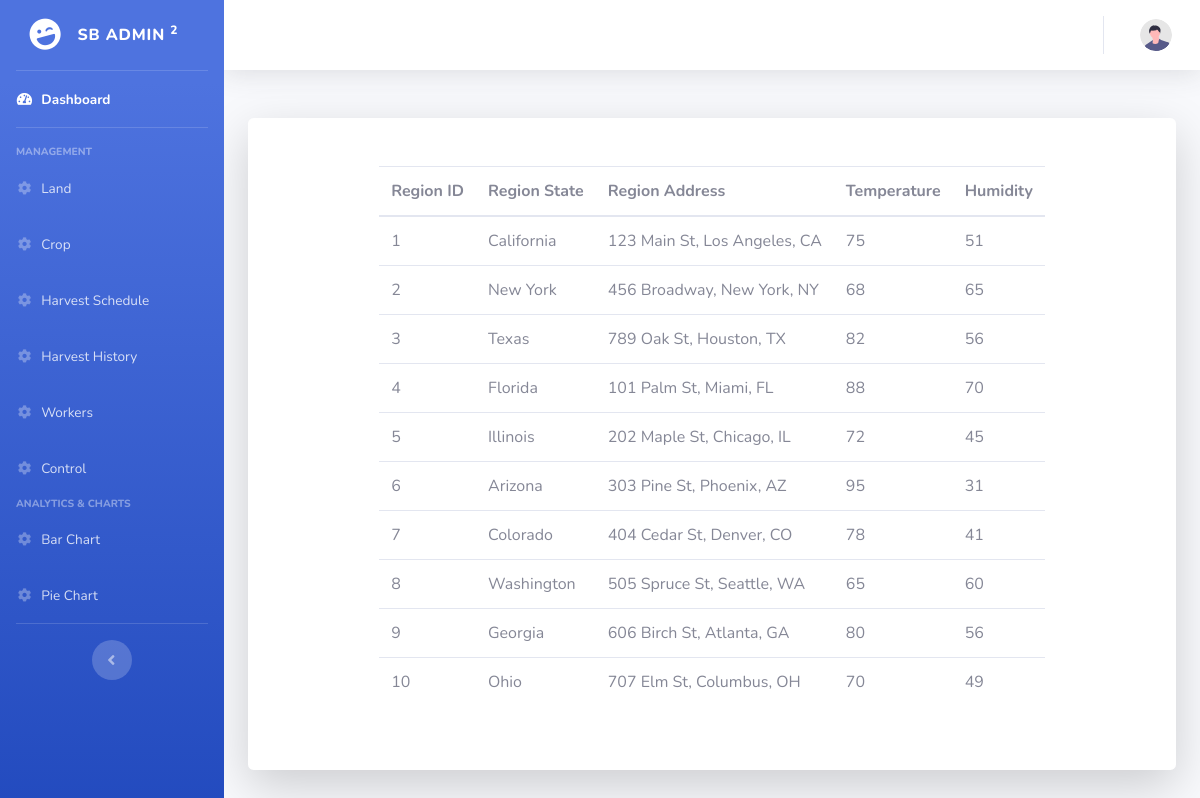
Screenshot of /pages/view_region.php (signed in) with the database file from the repository.
### tables this page shows
create table REGION
(
   RID                  int not null auto_increment,
   RSTATE               varchar(255) not null,
   RADDRESS             varchar(255) not null,
   RTEMP                int,
   RHUMIDITY            decimal,
   primary key (RID)
);

### classes/Connection.php (called while the page is built, shortened)
<?php
class Connection {
    private $host = "localhost";
    private $db = "agrirms";
    private $username = "root";
    private $password = "";
    function connect() {
        $this->con = mysqli_connect($this->host, $this->username, $this->password, $this->db);
        return $this->con;
    }
    function executeQuery($query) {
        $conn = $this->connect();
        $result = mysqli_query($conn, $query);
        return $result;
    }
    function fetchRow($result) {
        if ($result instanceof mysqli_result) {
            return mysqli_fetch_assoc($result);
        } else {
            return [];
        }
    }
    function getNumRows($result) {
        return mysqli_num_rows($result);
    }
}
?>

### pages/view_region.php (the view, shortened to what this page needs)
<?php
require_once BASE_PATH . '/includes/header.php';
require_once BASE_PATH . "/includes/sidebar.php";
require_once BASE_PATH . "/includes/topbar.php";
require_once BASE_PATH . '/classes/Connection.php';
if (!isset($_SESSION['user'])) {
    redirectPage('../index.php', 3);
} else {
$connection = new Connection();
$query = "SELECT * FROM region";
$result = $connection->executeQuery($query);
if ($connection->getNumRows($result) > 0) {
     echo '<div class="container">
        <div class="card o-hidden border-0 shadow-lg my-5">
            <div class="card-body p-0">
                <div class="row">
                    <div class="mx-auto">
                        <div class="p-5">';
    echo '<table class="table"><thead><tr><th scope="col">Region ID</th><th scope="col">Region State</th><th scope="col">Region Address</th><th scope="col">Temperature</th><th scope="col">Humidity</th>';
    while ($row = $connection->fetchRow($result)) {
        echo '<tr>';
        echo '<td>' . $row["RID"] . '</td>';
        echo '<td>' . $row["RSTATE"] . '</td>';
        echo '<td>' . $row["RADDRESS"] . '</td>';
        echo '<td>' . $row["RTEMP"] . '</td>';
        echo '<td>' . $row["RHUMIDITY"] . '</td>';
        echo '</tr>';
    }
    echo '</tbody></table>';
    echo '</div>
                    </div>
                </div>
            </div>
        </div>
    </div>';
}
}
?>

### includes/header.php (shortened to what this page needs)
<!DOCTYPE html>
<html lang="en">
<head>
    <link href="<?php echo HOST; ?>/vendor/fontawesome-free/css/all.min.css" rel="stylesheet" type="text/css">
    <link href="<?php echo HOST; ?>/css/sb-admin-2.min.css" rel="stylesheet">
</head>
<body class="bg-gradient-primary">

### includes/sidebar.php
<div id="wrapper">
    <ul class="navbar-nav bg-gradient-primary sidebar sidebar-dark accordion" id="accordionSidebar">
        <a class="sidebar-brand d-flex align-items-center justify-content-center" href="<?php echo HOST; ?>/pages/dashboard.php">
            <div class="sidebar-brand-icon rotate-n-15">
                <i class="fas fa-laugh-wink"></i>
            </div>
            <div class="sidebar-brand-text mx-3">SB Admin <sup>2</sup></div>
        </a>
        <hr class="sidebar-divider my-0">
        <li class="nav-item active">
            <a class="nav-link" href="<?php echo HOST; ?>/pages/dashboard.php">
                <i class="fas fa-fw fa-tachometer-alt"></i>
                <span>Dashboard</span></a>
        </li>
        <hr class="sidebar-divider">
        <div class="sidebar-heading">
            Management
        </div>
        <li class="nav-item">
            <a class="nav-link" href="<?php echo HOST; ?>/pages/view_land.php">
                <i class="fas fa-fw fa-cog"></i>
                <span>Land</span>
            </a>
        </li>
        <li class="nav-item">
            <a class="nav-link" href="<?php echo HOST; ?>/pages/view_crops.php">
                <i class="fas fa-fw fa-cog"></i>
                <span>Crop</span>
            </a>
        </li>
        <li class="nav-item">
            <a class="nav-link" href="<?php echo HOST; ?>/pages/view_harvest.php">
                <i class="fas fa-fw fa-cog"></i>
                <span>Harvest Schedule</span>
            </a>
        </li>
        <li class="nav-item">
            <a class="nav-link" href="<?php echo HOST; ?>/pages/recently_harvested.php">
                <i class="fas fa-fw fa-cog"></i>
                <span>Harvest History</span>
            </a>
        </li>
        <li class="nav-item">
            <a class="nav-link" href="<?php echo HOST; ?>/pages/view_workers.php">
                <i class="fas fa-fw fa-cog"></i>
                <span>Workers</span>
            </a>
        </li>
        <li class="nav-item">
            <a class="nav-link" href="<?php echo HOST; ?>/pages/view_controls.php">
                <i class="fas fa-fw fa-cog"></i>
                <span>Control</span>
            </a>
        </li>
        <div class="sidebar-heading">
            Analytics & Charts
        </div>
        <li class="nav-item">
            <a class="nav-link" href="<?php echo HOST; ?>/pages/bar_chart.php">
                <i class="fas fa-fw fa-cog"></i>
                <span>Bar Chart</span>
            </a>
        </li>
        <li class="nav-item">
            <a class="nav-link" href="<?php echo HOST; ?>/pages/pie_chart.php">
                <i class="fas fa-fw fa-cog"></i>
                <span>Pie Chart</span>
            </a>
        </li>
        <hr class="sidebar-divider d-none d-md-block">
        <div class="text-center d-none d-md-inline">
            <button class="rounded-circle border-0" id="sidebarToggle"></button>
        </div>
    </ul>
    <div id="content-wrapper" class="d-flex flex-column">
        <div id="content">

### includes/topbar.php (shortened to what this page needs)
<nav class="navbar navbar-expand navbar-light bg-white topbar mb-2 static-top shadow">
    <ul class="navbar-nav ml-auto">
        <li class="nav-item dropdown no-arrow">
            <a class="nav-link dropdown-toggle" href="#" id="userDropdown" role="button"
                data-toggle="dropdown" aria-haspopup="true" aria-expanded="false">
                <img class="img-profile rounded-circle"
                    src="<?php echo HOST; ?>/img/undraw_profile.svg">
            </a>
        </li>
    </ul>
</nav>

### rows the page displays
region: RID "1", RSTATE "California", RADDRESS "123 Main St, Los Angeles, CA", RTEMP "75", RHUMIDITY "51"
region: RID "2", RSTATE "New York", RADDRESS "456 Broadway, New York, NY", RTEMP "68", RHUMIDITY "65"
region: RID "3", RSTATE "Texas", RADDRESS "789 Oak St, Houston, TX", RTEMP "82", RHUMIDITY "56"
region: RID "4", RSTATE "Florida", RADDRESS "101 Palm St, Miami, FL", RTEMP "88", RHUMIDITY "70"
region: RID "5", RSTATE "Illinois", RADDRESS "202 Maple St, Chicago, IL", RTEMP "72", RHUMIDITY "45"
region: RID "6", RSTATE "Arizona", RADDRESS "303 Pine St, Phoenix, AZ", RTEMP "95", RHUMIDITY "31"
region: RID "7", RSTATE "Colorado", RADDRESS "404 Cedar St, Denver, CO", RTEMP "78", RHUMIDITY "41"
region: RID "8", RSTATE "Washington", RADDRESS "505 Spruce St, Seattle, WA", RTEMP "65", RHUMIDITY "60"
region: RID "9", RSTATE "Georgia", RADDRESS "606 Birch St, Atlanta, GA", RTEMP "80", RHUMIDITY "56"
region: RID "10", RSTATE "Ohio", RADDRESS "707 Elm St, Columbus, OH", RTEMP "70", RHUMIDITY "49"
